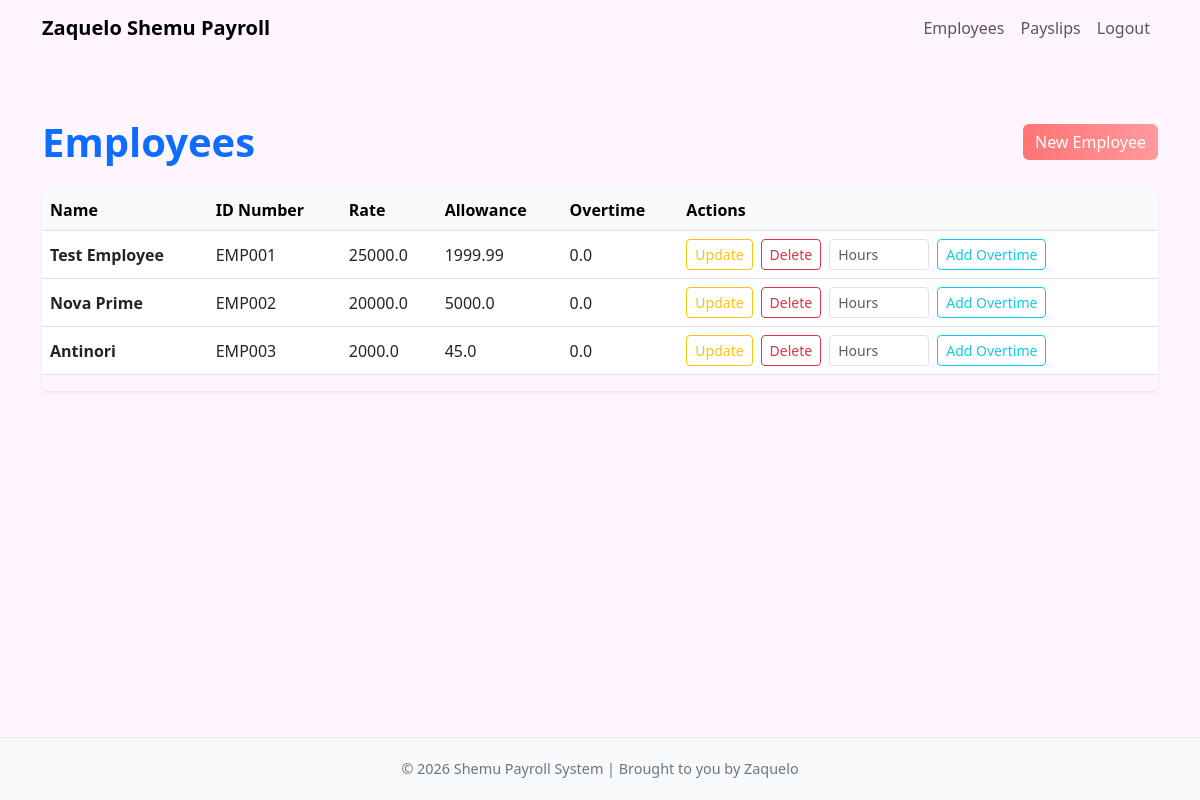
Before: /employees/ (signed in) with the older database file.
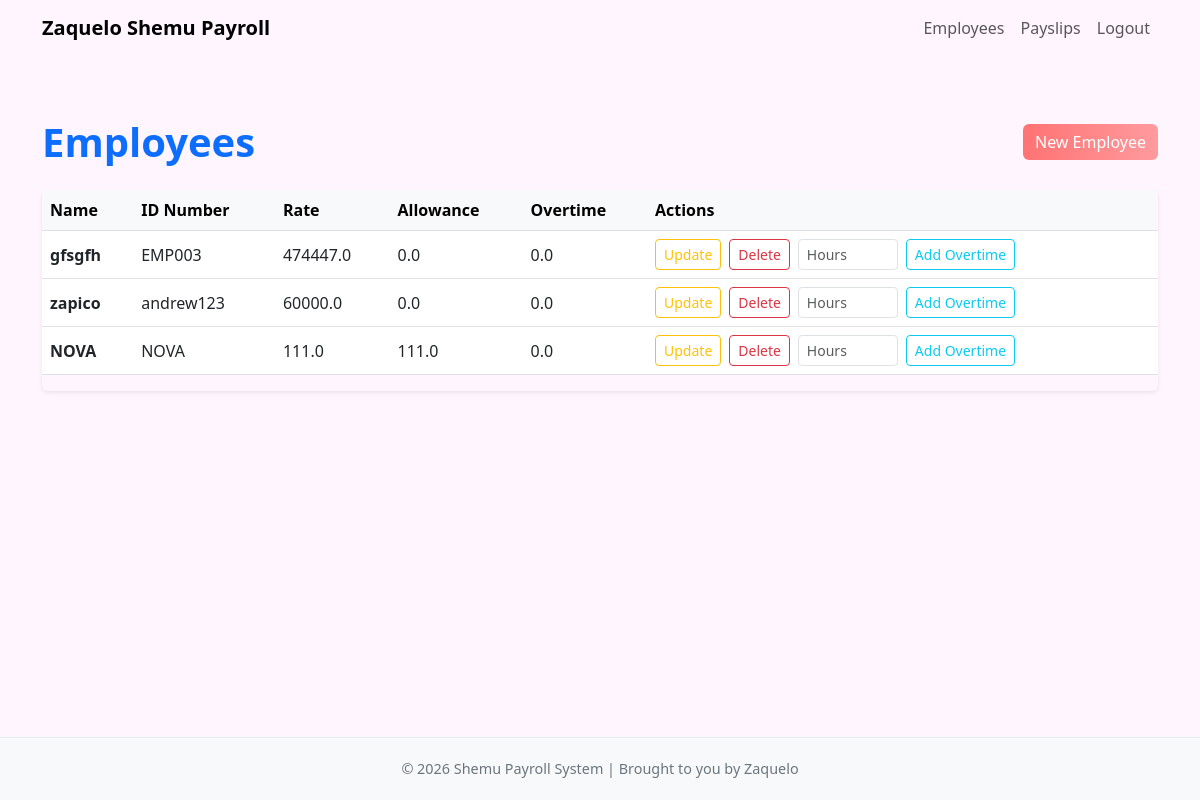
After: the same page with the newer database file.
### payroll_app/models.py (models this page shows, shortened)
class Employee(models.Model):
    name = models.CharField(max_length=255)
    id_number = models.CharField(max_length=100, unique=True)
    rate = models.FloatField()
    overtime_pay = models.FloatField(null=True, blank=True, default=0)
    allowance = models.FloatField(null=True, blank=True, default=0)

### payroll_app/views.py (the view)
# urls.py: path('employees/', views.employees_list, name='employees_list'),
@login_required
def employees_list(request):
    if not _require_admin(request):
        return HttpResponseForbidden("Only admins can access this page.")
    employees = Employee.objects.all()
    return render(request, 'payroll_app/employees_list.html', {'employees': employees})

### payroll_app/views.py (called while the page is built)
def _is_admin(user):
    return user.is_staff or user.is_superuser

def _require_admin(request):
    return _is_admin(request.user)

### payroll_app/templates/payroll_app/employees_list.html (shortened to what this page needs)
{% extends 'payroll_app/base.html' %}
{% block content %}
<div class="py-5">
    <div class="d-flex justify-content-between align-items-center mb-4">
        <h1 class="fw-bold mb-0 text-primary">Employees</h1>
        <a href="{% url 'create_employee' %}" class="btn btn-gradient">
             New Employee
        </a>
    </div>
    <div class="table-responsive shadow-sm rounded">
        <table class="table table-hover align-middle">
            <thead class="table-light table-header-separator">
                <tr>
                    <th>Name</th>
                    <th>ID Number</th>
                    <th>Rate</th>
                    <th>Allowance</th>
                    <th>Overtime</th>
                    <th style="min-width: 280px;">Actions</th>
                </tr>
            </thead>
            <tbody>
                {% for employee in employees %}
                <tr>
                    <td class="fw-semibold">{{ employee.name }}</td>
                    <td>{{ employee.id_number }}</td>
                    <td>{{ employee.rate }}</td>
                    <td>{{ employee.allowance }}</td>
                    <td>{{ employee.overtime_pay }}</td>
                    <td>
                        <div class="d-flex flex-wrap gap-2">
                            <a href="{% url 'update_employee' pk=employee.pk %}"
                               class="btn btn-outline-warning btn-sm">
                                 Update
                            </a>
                            <a href="{% url 'delete_employee' pk=employee.pk %}"
                               class="btn btn-outline-danger btn-sm">
                                 Delete
                            </a>
                            <form method="post" action="{% url 'add_overtime' pk=employee.pk %}" class="d-flex gap-2">
                                <input
                                    type="number"
                                    name="hours"
                                    class="form-control form-control-sm"
                                    min="0"
                                    step="0.25"
                                    placeholder="Hours"
                                    required
                                    style="max-width: 100px;"
                                >
                                <button type="submit" class="btn btn-outline-info btn-sm">
                                     Add Overtime
                                </button>
                            </form>
                        </div>
                    </td>
                </tr>
                {% empty %}
                <tr>
                    <td colspan="6" class="text-center text-muted py-4">
                        <i class="bi bi-people"></i> No employees found.
                    </td>
                </tr>
                {% endfor %}
            </tbody>
        </table>
    </div>
</div>
{% endblock %}

Changed rows visible on the page:
removed Employee: name "Test Employee", id_number "EMP001", rate "25000.0", allowance "1999.99", overtime_pay "0.0"
removed Employee: name "Nova Prime", id_number "EMP002", rate "20000.0", allowance "5000.0", overtime_pay "0.0"
changed Employee "EMP003": name "Antinori" → "gfsgfh"; rate "2000.0" → "474447.0"; allowance "45.0" → "0.0"
added Employee: name "zapico", id_number "andrew123", rate "60000.0", allowance "0.0", overtime_pay "0.0"
added Employee: name "NOVA", id_number "NOVA", rate "111.0", allowance "111.0", overtime_pay "0.0"
